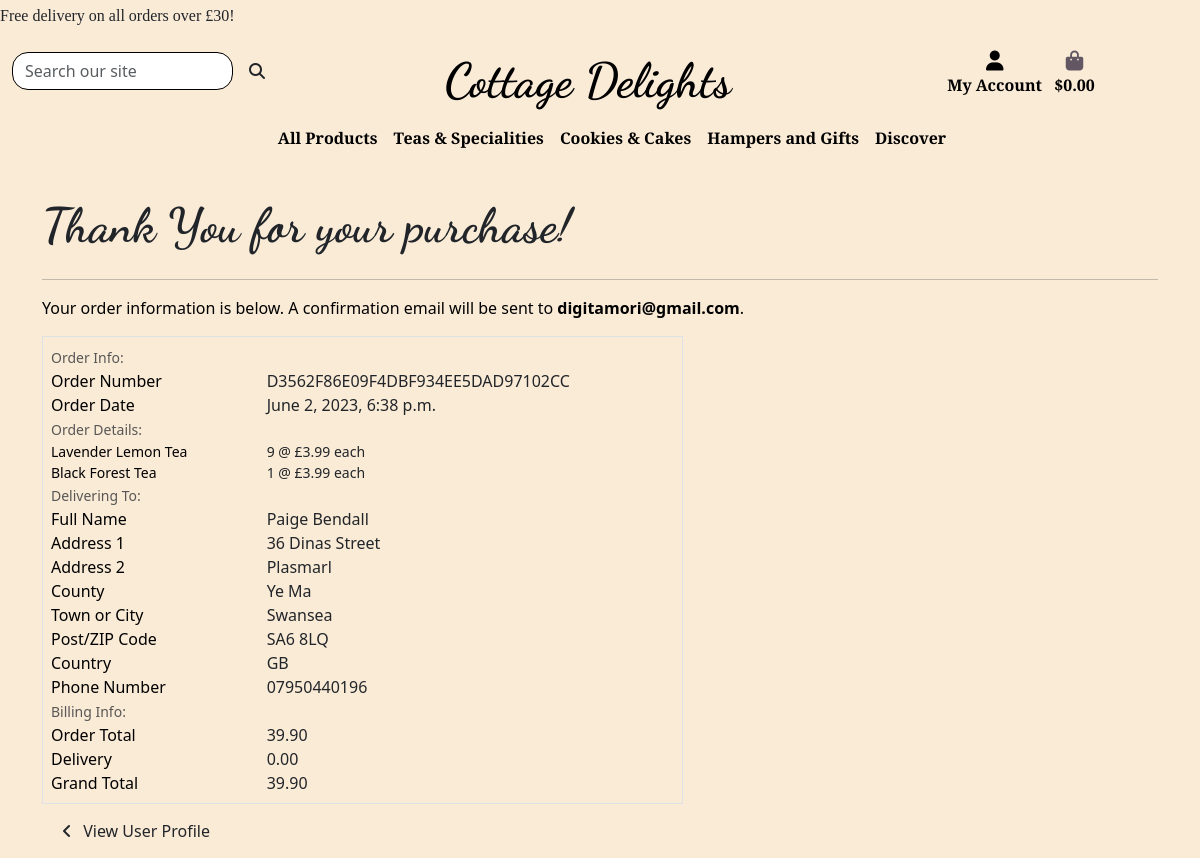
Page /userprofile/order_history/D3562F86E09F4DBF934EE5DAD97102CC (signed in) on the committed database.
### checkout/models.py (models this page shows, shortened)
class OrderRecord(models.Model):
    order_number = models.CharField(max_length=50, null=False, editable=False)
    userprofile = models.ForeignKey(
        UserProfile, on_delete=models.SET_NULL,
        null=True, blank=True, related_name='orders')
    full_name = models.CharField(max_length=65, null=False, blank=False)
    email = models.EmailField(max_length=300, null=False, blank=False)
    phone_number = models.CharField(max_length=20, null=True, blank=True)
    house_name = models.CharField(max_length=30, null=True, blank=True)
    address_line_1 = models.CharField(max_length=80, null=False, blank=False)
    address_line_2 = models.CharField(max_length=80, null=True, blank=True)
    town_city = models.CharField(max_length=40, null=False, blank=False)
    county = models.CharField(max_length=40, null=True, blank=True)
    country = CountryField(blank_label='Country *', null=False, blank=False)
    postcode = models.CharField(max_length=10, null=False, blank=False)
    shopping_cart = models.TextField(null=False, blank=False, default='')
    order_total = models.DecimalField(
        max_digits=10, decimal_places=2, null=False, default=0)
    delivery_cost = models.DecimalField(
        max_digits=6, decimal_places=2, null=False, default=0)
    grand_total = models.DecimalField(
        max_digits=10, decimal_places=2, default=0)
    date = models.DateTimeField(auto_now_add=True)
    stripe_pid = models.CharField(
        max_length=254, null=False, blank=False, default='')

class OrderLineItem(models.Model):
    order = models.ForeignKey(
        OrderRecord, null=False, blank=False,
        on_delete=models.CASCADE, related_name='lineitems')
    product = models.ForeignKey(
        Product, null=False, blank=False, on_delete=models.CASCADE)
    quantity = models.IntegerField(null=False, blank=False, default=0)
    lineitem_total = models.DecimalField(
        max_digits=6, decimal_places=2,
        null=False, blank=False, editable=False)

### products/models.py (models this page shows, shortened)
class Product(models.Model):
    category = models.ForeignKey(
        'category', null=True, blank=True, on_delete=models.SET_NULL)
    sku = models.CharField(max_length=100)
    name = models.CharField(max_length=250, null=True, blank=True)
    description = models.TextField()
    ingredients = models.CharField(max_length=450)
    weight = models.CharField(max_length=10, null=True, blank=True)
    storage = models.TextField(null=True, blank=True)
    price = models.DecimalField(max_digits=6, decimal_places=2)
    rating = models.DecimalField(
        max_digits=6, decimal_places=2, null=True, blank=True)
    image_url = models.URLField(max_length=1024, null=True, blank=True)
    image = models.ImageField(null=True, blank=True)

### userprofile/views.py (the view)
# urls.py: path('order_history/<order_number>',
@login_required
def order_history(request, order_number):
    order = get_object_or_404(OrderRecord, order_number=order_number)
    template = 'checkout/checkoutcomplete.html'
    context = {
        'order': order,
        'from_profile': True
    }
    return render(request, template, context)

### cart/contexts.py (called while the page is built, shortened)
def cart_contents(request):
    cart_items = []
    order_total = 0
    product_quant = 0
    cart = request.session.get('cart', {})
    if order_total < settings.FREE_DELIVERY_THRESHOLD:
        delivery = order_total * Decimal(settings.STANDARD_DELIVERY_PERCENTAGE / 100)
        free_delivery_delta = settings.FREE_DELIVERY_THRESHOLD - order_total
    else:
        delivery = 0
        free_delivery_delta = 0
    grand_total = delivery + order_total
    context = {
        'cart_items': cart_items,
        'order_total': order_total,
        'product_quant': product_quant,
        'delivery': delivery,
        'free_delivery_delta': free_delivery_delta,
        'free_delivery_threshold': settings.FREE_DELIVERY_THRESHOLD,
        'grand_total': grand_total,
    }
    return context

### checkout/templates/checkout/checkoutcomplete.html (shortened to what this page needs)
{% extends "base.html" %}
{% load static %}
{% block page_header %}
    <div class="container header-container">
    </div>
{% endblock %}
{% block content %}
    <div class="overlay"></div>
    <div class="container">
        <div class="row">
            <div class="col">
                <h2 class="logo-font mb-4">Thank You for your purchase!</h2>
                <hr>
                <p class="text-black">Your order information is below. A confirmation email will be sent to <strong>{{ order.email }}</strong>.</p>
            </div>
        </div>
        <div class="row">
            <div class="col-12 col-lg-7">
                <div class="order-confirmation-wrapper p-2 border">
                    <div class="row">
                        <div class="col">
                            <small class="text-muted">Order Info:</small>
                        </div>
                    </div>
                    <div class="row">
                        <div class="col-12 col-md-4">
                            <p class="mb-0 text-black font-weight-bold">Order Number</p>
                        </div>
                        <div class="col-12 col-md-8 text-md-right">
                            <p class="mb-0">{{ order.order_number }}</p>
                        </div>
                    </div>
                    <div class="row">
                        <div class="col-12 col-md-4">
                            <p class="mb-0 text-black font-weight-bold">Order Date</p>
                        </div>
                        <div class="col-12 col-md-8 text-md-right">
                            <p class="mb-0">{{ order.date }}</p>
                        </div>
                    </div>
                    <div class="row">
                        <div class="col">
                            <small class="text-muted">Order Details:</small>
                        </div>
                    </div>
                    {% for item in order.lineitems.all %}
                    <div class="row">
                        <div class="col-12 col-md-4">
                            <p class="small mb-0 text-black font-weight-bold">
                                {{ item.product.name }}
                            </p>
                        </div>
                        <div class="col-12 col-md-8 text-md-right">
                            <p class="small mb-0">{{ item.quantity }} @ £{{ item.product.price }} each</p>
                        </div>
                    </div>
                    {% endfor %}
                    <div class="row">
                        <div class="col">
                            <small class="text-muted">Delivering To:</small>
                        </div>
                    </div>
                    <div class="row">
                        <div class="col-12 col-md-4">
                            <p class="mb-0 text-black font-weight-bold">Full Name</p>
                        </div>
                        <div class="col-12 col-md-8 text-md-right">
                            <p class="mb-0">{{ order.full_name }}</p>
                        </div>
                    </div>
                    <div class="row">
                        <div class="col-12 col-md-4">
                            <p class="mb-0 text-black font-weight-bold">Address 1</p>
                        </div>
                        <div class="col-12 col-md-8 text-md-right">
                            <p class="mb-0">{{ order.address_line_1 }}</p>
                        </div>
                    </div>
                    {% if order.address_line_2 %}
                    <div class="row">
                        <div class="col-12 col-md-4">
                            <p class="mb-0 text-black font-weight-bold">Address 2</p>
                        </div>
                        <div class="col-12 col-md-8 text-md-right">
                            <p class="mb-0">{{ order.address_line_2 }}</p>
                        </div>
                    </div>
                    {% endif %}
                    {% if order.county %}
                    <div class="row">
                        <div class="col-12 col-md-4">
                            <p class="mb-0 text-black font-weight-bold">County</p>
                        </div>
                        <div class="col-12 col-md-8 text-md-right">
                            <p class="mb-0">{{ order.county }}</p>
                        </div>
                    </div>
                    {% endif %}
                    <div class="row">
                        <div class="col-12 col-md-4">
                            <p class="mb-0 text-black font-weight-bold">Town or City</p>
                        </div>
                        <div class="col-12 col-md-8 text-md-right">
                            <p class="mb-0">{{ order.town_city }}</p>
                        </div>
                    </div>
                    {% if order.postcode %}
                    <div class="row">
                        <div class="col-12 col-md-4">
                            <p class="mb-0 text-black font-weight-bold">Post/ZIP Code</p>
                        </div>
                        <div class="col-12 col-md-8 text-md-right">
                            <p class="mb-0">{{ order.postcode }}</p>
                        </div>
                    </div>
                    {% endif %}
                    <div class="row">
                        <div class="col-12 col-md-4">
                            <p class="mb-0 text-black font-weight-bold">Country</p>
                        </div>
                        <div class="col-12 col-md-8 text-md-right">
                            <p class="mb-0">{{ order.country }}</p>
                        </div>
                    </div>
                    <div class="row">
                        <div class="col-12 col-md-4">
                            <p class="mb-0 text-black font-weight-bold">Phone Number</p>
                        </div>
                        <div class="col-12 col-md-8 text-md-right">
                            <p class="mb-0">{{ order.phone_number }}</p>
                        </div>
                    </div>
                    <div class="row">
                        <div class="col">
                            <small class="text-muted">Billing Info:</small>
                        </div>
                    </div>
                    <div class="row">
                        <div class="col-12 col-md-4">
                            <p class="mb-0 text-black font-weight-bold">Order Total</p>
                        </div>
                        <div class="col-12 col-md-8 text-md-right">
                            <p class="mb-0">{{ order.order_total }}</p>
                        </div>
                    </div>
                    <div class="row">
                        <div class="col-12 col-md-4">
                            <p class="mb-0 text-black font-weight-bold">Delivery</p>
                        </div>
                        <div class="col-12 col-md-8 text-md-right">
                            <p class="mb-0">{{ order.delivery_cost }}</p>
                        </div>
                    </div>
                    <div class="row">
                        <div class="col-12 col-md-4">
                            <p class="mb-0 text-black font-weight-bold">Grand Total</p>
                        </div>
                        <div class="col-12 col-md-8 text-md-right">
                            <p class="mb-0">{{ order.grand_total }}</p>
                        </div>
                    </div>
                </div>
            </div>
        </div>
        <div class="row">
            <div class="col-12 col-lg-7 text-right">
                {% if from_profile %}
                <a href="{% url 'userprofile' %}" class="btn btn-black-rounded my-2">
                    <span class="icon mr-2">
                        <i class="fas fa-angle-left">
                        </i>
                    </span>
                    <span>View User Profile</span>
                </a>
                {% endif %}
            </div>
        </div>
    </div>
{% endblock %}

### static/css/base.css (style rules this page uses)
html { height: 100%; margin: 0; padding: 0; width: 100%; }
body { width: 100%; background-image: url('/media/elaine-howlin-FEpNmWh1fMc-unsplash.jpg'); background-repeat: no-repeat; background-size: cover; background-color: rgb(247, 235, 235); height: calc(76vh - 164px); }
.overlay { height: 100%; width: 100%; background-color: antiquewhite; z-index: -1; top: 0; left: 0; position: fixed; }
.header-container { padding-top: 164px; width: 100%; }
h2.logo-font { font-family: 'Dancing Script', serif; font-weight: 700; font-size: 3em; }
.icon { align-items: center; display: inline-flex; justify-content: center; height: 1.5rem; width: 1.5rem; }
@media (min-width: 768px) { .container { width: 100%; } }
@media (min-width: 992px) { .header-container { padding-top: 164px; } }
@media screen and (min-width: 768px) and (max-width: 1755px) { html { width: 100%; } }
@media screen and (min-width: 768px) and (max-width: 1755px) { body { width: 100%; } }
@media screen and (min-width: 768px) and (max-width: 1755px) { div.container { width: 100%; } }

### rows in the picture
OrderRecord: email "digitamori@gmail.com", order_number "D3562F86E09F4DBF934EE5DAD97102CC", date "June 2, 2023, 6:38 p.m.", full_name "Paige Bendall", address_line_1 "36 Dinas Street", address_line_2 "Plasmarl", county "Ye Ma", town_city "Swansea", postcode "SA6 8LQ", country "GB", phone_number "07950440196", order_total "39.90", delivery_cost "0.00", grand_total "39.90"
OrderLineItem: product.name "Lavender Lemon Tea", quantity "9", product.price "3.99"
OrderLineItem: product.name "Black Forest Tea", quantity "1", product.price "3.99"

### other values in the picture
{{ free_delivery_threshold }} "30"
